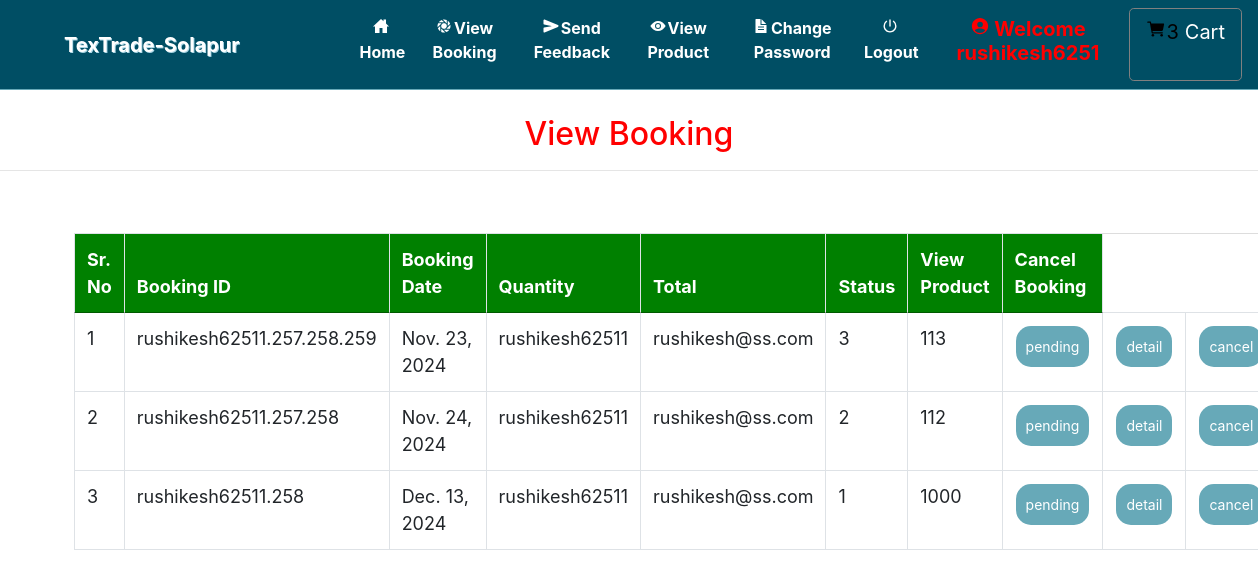
Screenshot of /view_orders_vendor (signed in) with the database file from the repository.
### grocery/models.py (models this page shows, shortened)
class Booking(models.Model):
    status = models.ForeignKey(Status, on_delete=models.CASCADE, null=True)
    profile = models.ForeignKey(Profile, on_delete=models.CASCADE, null=True)
    booking_id = models.CharField(max_length=200, unique=True, null=True)
    quantity = models.IntegerField(null=True)
    book_date = models.CharField(max_length=30, null=True)
    total = models.IntegerField(null=True)

class Profile(models.Model):
    id = models.AutoField(primary_key=True)
    user = models.ForeignKey(User, on_delete=models.CASCADE, null=True)
    dob = models.DateField(null=True)
    city = models.CharField(max_length=30, null=True)
    address = models.CharField(max_length=50, null=True)
    contact = models.CharField(max_length=10, null=True)
    image = models.FileField(upload_to='images/', null=True)

class Status(models.Model):
    name = models.CharField(max_length=20, null=True)

### grocery/views.py (the view)
# urls.py: path('view_orders_vendor',view_orders_vendor,name="view_orders_vendor"),
def view_orders_vendor(request):
    if not request.user.is_authenticated:
        return redirect('login')
    cart = Cart.objects.all()
    book = Booking.objects.all()
    num1=0
    for i in cart:
        num1 += 1
    d = {'book': book,'num1':num1}
    return render(request,"view_orders_vendor.html",d)

### grocery/templates/view_orders_vendor.html (shortened to what this page needs)
{% extends 'navigation.html' %}
{% block body %}
<center><h2 style="color:red;margin-top:2%">View Booking</h2></center><hr>
 <div class="container">
<table class="table table-bordered" id="myTable">
  <thead>
  <tr>
    <th>Sr. No</th>
    <th>Booking ID</th>
    <th>Booking Date</th>
      <th>Quantity</th>
      <th>Total</th>
      <th>Status</th>
    <th>View Product</th>
    <th>Cancel Booking</th>
  </tr>
  </thead>
   <tbody>
    {% for i in book %}
    <tr>
        <td>{{forloop.counter}}</td>
      <td>{{i.booking_id}}</td>
      <td>{{i.book_date}}</td>
      <td>{{i.profile.user.username}}</td>
      <td>{{i.profile.user.email}}</td>
        <td>{{i.quantity}}</td>
        <td>{{i.total}}</td>
       <td><a href="{% url 'Edit_status' i.booking_id i.id %}"><button class="button button1">{{i.status.name}}</button></a></td>
        <td><a href="{% url 'vendor_view_booking_detail' i.booking_id i.id i.profile.user.id  %}"><button class="button button1">detail</button></a></td>
        <td><a href="{% url 'delete_admin_booking' i.booking_id i.id %}" onclick="return confirm('Are you sure?')"><button class="button button1" id="#delete">cancel</button></a></td>
    </tr>
     {% endfor %}
    </tbody>
</table>
 </div>
{% endblock %}

### grocery/templates/navigation.html (style rules this page uses)
* { box-sizing: border-box; }
#myTable { border-collapse: collapse; width: 100%; border: 1px solid #ddd; font-size: 18px; }
#myTable th { text-align: left; padding: 12px; background-color: green; color: white; }
#myTable td { text-align: left; padding: 12px; background-color: white; }
#myTable tr { border-bottom: 1px solid #ddd; }
.button { background-color: #67A9B8; border: none; color: white; padding: 10px; text-align: center; text-decoration: none; display: inline-block; font-size: 14px; margin: 1px 1px; cursor: pointer; }
.button1 { border-radius: 15px; }

### rows the page displays
Booking: booking_id "rushikesh62511.257.258.259", book_date "Nov. 23, 2024", profile.user.username "rushikesh62511", profile.user.email "rushikesh@ss.com", quantity "3", total "113", status.name "pending"
Booking: booking_id "rushikesh62511.257.258", book_date "Nov. 24, 2024", profile.user.username "rushikesh62511", profile.user.email "rushikesh@ss.com", quantity "2", total "112", status.name "pending"
Booking: booking_id "rushikesh62511.258", book_date "Dec. 13, 2024", profile.user.username "rushikesh62511", profile.user.email "rushikesh@ss.com", quantity "1", total "1000", status.name "pending"

### other values shown
{{ num1 }} "3"
